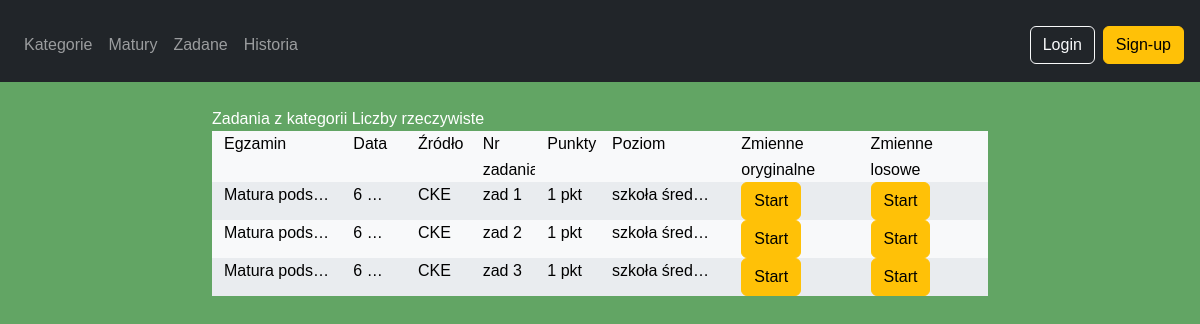
Page /mathematica/category/1/tasks/ on the committed database.
### matematyka/models.py (models this page shows, shortened)
class Category(models.Model):
    name = models.CharField(max_length=100, unique=True)

class Task(models.Model):
    content = models.TextField()
    points = models.IntegerField(null=True, blank=True)
    category = models.ManyToManyField(Category, related_name='tasks')
    task_group = models.ForeignKey(TaskGroup, on_delete=models.SET_NULL,blank=True,null=True, related_name='tasks')
    task_level = models.ForeignKey(TaskLevel, on_delete=models.SET_NULL,blank=True,null=True, related_name='tasks')
    exam_date = models.DateField(null=True, blank=True)
    source = models.ForeignKey(Source, on_delete=models.SET_NULL, null=True, blank=True, related_name='tasks')
    hint = models.TextField(null=True, blank=True)
    sub_number = models.CharField(max_length=10, null=True, blank=True)
    task_type = models.ForeignKey(TaskType, on_delete=models.SET_NULL, null=True, blank=True, related_name='tasks')

class TaskLevel(models.Model):
    exam_level = models.CharField(max_length=100, null=True, blank=True)
    school_level = models.CharField(max_length=100, null=True, blank=True)
    class_number = models.IntegerField(null=True, blank=True)
    class Meta:
        unique_together = (('exam_level', 'school_level', 'class_number'),)

class Source(models.Model):
    name = models.CharField(max_length=100, unique=True)
    def __str__(self):
        return self.name

### matematyka/views.py (the view, shortened to what this page needs)
# urls.py: path('category/<int:pk>/tasks/', views.CategoryTasksView.as_view(), name='category_tasks'),
class CategoryTasksView(generic.DetailView):
    model = Category
    template_name = 'matematyka/category_tasks.html'
    context_object_name = 'category'
    def get(self, request, *args, **kwargs):
        self.object = self.get_object()
        request.session['origin'] = {
            'type': 'category',
            'id': self.object.id
        }
        context = self.get_context_data(object=self.object)
        return self.render_to_response(context)
    def get_context_data(self, **kwargs):
        context = super().get_context_data(**kwargs)
        category_tasks = self.object.tasks.all()
        issues = Issue.objects.filter(task__category=self.object)
        user = self.request.user if self.request.user.is_authenticated else None
        user_answers = UserAnswer.objects.filter(
            issue__in=issues,
            user=user
        ).select_related('issue', 'issue__task').prefetch_related('answer_options')
        total_attempts_original = defaultdict(int)
        correct_attempts_original = defaultdict(int)
        total_attempts_random = defaultdict(int)
        correct_attempts_random = defaultdict(int)
        tasks = []
        for task in category_tasks:
            tasks.append({
                'task': task,
                'total_attempts_original': total_attempts_original[task.id],
                'correct_attempts_original': correct_attempts_original[task.id],
                'total_attempts_random': total_attempts_random[task.id],
                'correct_attempts_random': correct_attempts_random[task.id],
            })
        context['tasks'] = tasks
        return context

### matematyka/templates/matematyka/category_tasks.html (shortened to what this page needs)
{% extends 'base.html' %}
{% block content %}
{% block title %}
{% if category %}
Zadania z kategorii {{ category.name }}
{% elif exam %}
Zadania z egzaminu {{ exam.level }} {{ exam.date }} ({{ exam.source }})
{% endif %}
{% endblock %}
<div class="container custom-grid text-black">
    <div class="row">
        <div class="col-lg-2">Egzamin</div>
        <div class="col-lg-1">Data</div>
        <div class="col-lg-1">Źródło</div>
        <div class="col-lg-1">Nr zadania</div>
        <div class="col-lg-1">Punkty</div>
        <div class="col-lg-2">Poziom</div>
        <div class="col-lg-2">Zmienne oryginalne</div>
        <div class="col-lg-2">Zmienne losowe</div>
    </div>
    {% for task in tasks %}
    <div class="row">
        <div class="col-lg-2">
            <div class="list-group-item list-group-item-action short-content text-black">
                {{ task.task.task_level.exam_level }}
            </div>
        </div>
        <div class="col-lg-1">
            <div class="list-group-item list-group-item-action short-content text-black">
                {{ task.task.exam_date }}
            </div>
        </div>
        <div class="col-lg-1">
            <div class="list-group-item list-group-item-action short-content text-black">
                {{ task.task.source }}
            </div>
        </div>
        <div class="col-lg-1">
            <div class="list-group-item list-group-item-action short-content text-black">
                zad {{ task.task.sub_number }}
            </div>
        </div>
        <div class="col-lg-1">
            <div class="list-group-item list-group-item-action short-content text-black">
                {{ task.task.points }} pkt
            </div>
        </div>
        <div class="col-lg-2">
            <div class="list-group-item list-group-item-action short-content text-black">
                {{ task.task.task_level.school_level }} kl.{{ task.task_level.class_number }}
            </div>
        </div>
        <div class="col-lg-2">
            <div class="list-group-item list-group-item-action short-content text-black">
                <a href="{% url 'start_issue' task.task.id %}" class="btn btn-warning">
                    {% if user.is_authenticated %}
                    {{ task.total_attempts_original }} / {{ task.correct_attempts_original }}
                    {% else %}
                    Start
                    {% endif %}
                </a>
            </div>
        </div>
        <div class="col-lg-2">
            <div class="list-group-item list-group-item-action short-content text-black">
                <a href="{% url 'start_issue' task.task.id %}?random=true" , class="btn btn-warning">
                    {% if user.is_authenticated %}
                    {{ task.total_attempts_random }} / {{ task.correct_attempts_random }}
                    {% else %}
                    Start
                    {% endif %}
                </a>
            </div>
        </div>
    </div>
    {% endfor %}
</div>
{% endblock %}

### matematyka/static/matematyka/css/style.css (style rules this page uses)
* { margin: 0; padding: 0; box-sizing: border-box; }
html, body { background-color: rgb(98, 165, 100); color: white; font-family: Arial, Helvetica, sans-serif; line-height: 1.6; }
a { color: white; text-decoration: none; }
.short-content { white-space: nowrap; overflow: hidden; text-overflow: ellipsis; }
.custom-grid .row:nth-child(odd) > [class^="col-"] { background-color: #f8f9fa; }
.custom-grid .row:nth-child(even) > [class^="col-"] { background-color: #e9ecef; }

### rows in the picture
Category: name "Liczby rzeczywiste"
Task: task.task_level.exam_level "Matura pods…", task.exam_date "6…", task.source "CKE", task.sub_number "1", task.points "1", task.task_level.school_level "szkoła śred…"
Task: task.task_level.exam_level "Matura pods…", task.exam_date "6…", task.source "CKE", task.sub_number "2", task.points "1", task.task_level.school_level "szkoła śred…"
Task: task.task_level.exam_level "Matura pods…", task.exam_date "6…", task.source "CKE", task.sub_number "3", task.points "1", task.task_level.school_level "szkoła śred…"
